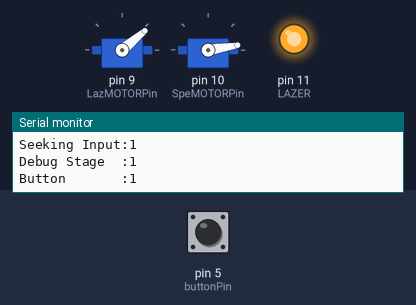
A sketch run on a simulated Arduino Uno, built with avr-gcc and run on an emulated ATmega328P. Parts: 2 × servo, output pins drawn as LEDs (lit = HIGH), the last lines printed to the serial monitor. The inputs (shaded band) are chosen by the test bench; at power-on: pin 5 (buttonPin) HIGH.

Above: at 2.0 s.
2.1 s: pin 5 (buttonPin) pulled LOW for 0.35 s
At 5.3 s:
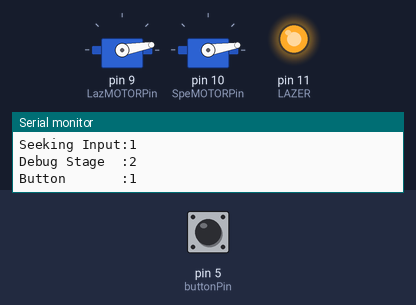
5.4 s: pin 5 (buttonPin) pulled LOW for 1 s
At 6.3 s:
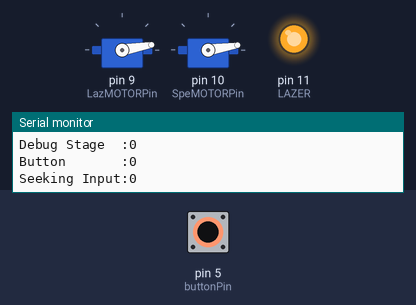
9.4 s: pin 5 (buttonPin) pulled LOW for 0.35 s
At 9.55 s:
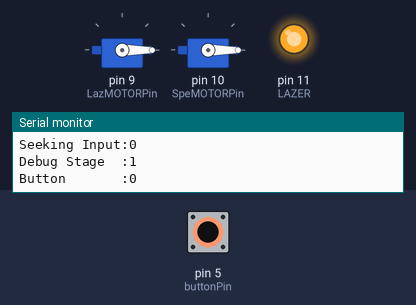
12.7 s: pin 5 (buttonPin) pulled LOW for 3.2 s
At 13.13 s:
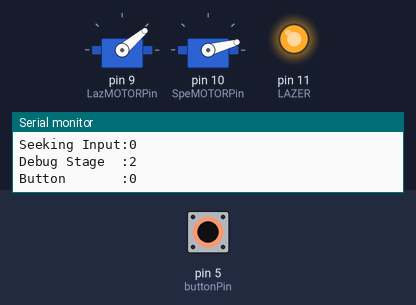
18.9 s: pin 5 (buttonPin) driven LOW
At 18.9 s:
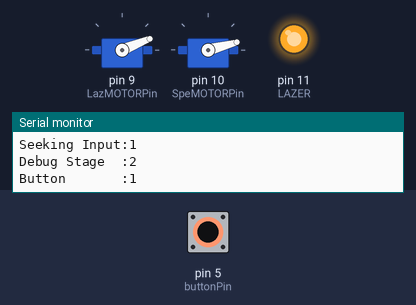
21.9 s: pin 5 (buttonPin) pulsed HIGH 2 times (0.12 s each, 0.3 s apart)
At 26.41 s:
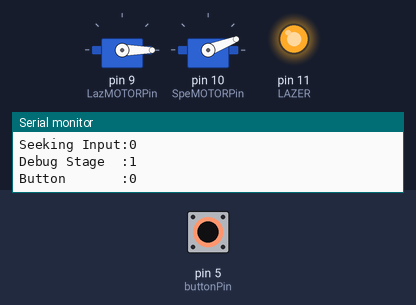
Timing chart, 0 to 32.1 s (numbered marks = the images above; inputs shaded):
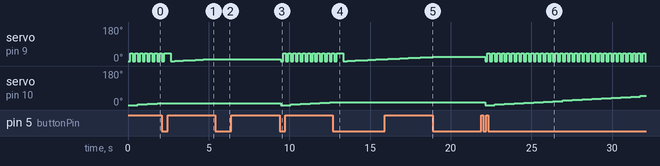

The sketch:

MakerNano2.ino
```cpp
#include <Servo.h>
Servo LazMOTOR;
Servo SpeMOTOR;
int ang = 0;

#define LAZER 11
#define LazMOTORPin 9
#define SpeMOTORPin 10
#define buttonPin 5

int buttonState = 0;
int debugStage  = 1;
boolean seekingInput = true;

int speAngle = 0;
int lazAngle = 0;

void setup() {
  // put your setup code here, to run once:
  LazMOTOR.attach(LazMOTORPin);
  SpeMOTOR.attach(SpeMOTORPin);
  LazMOTOR.write(0);
  SpeMOTOR.write(0);
  pinMode(LAZER, OUTPUT);
  digitalWrite(LAZER, HIGH);

  pinMode(buttonPin, INPUT_PULLUP);

  Serial.begin(9600);
}

void loop() {
  if (debugStage == 0)
  {
    speAngle = 0;
  }
  if (debugStage == 1)
  {
    SpeMOTOR.write(speAngle);
    lazAngle = 0;
    LazMOTOR.write(lazAngle);
    delay(150);
    lazAngle = 40;
    LazMOTOR.write(lazAngle);
    delay(150);
    lazAngle = 0;
    LazMOTOR.write(lazAngle);
    delay(150);
    lazAngle = 40;
    LazMOTOR.write(lazAngle);
    delay(150);

    speAngle += 3;
    speAngle %= 180;
  }
  if (debugStage == 2)
  {
    LazMOTOR.write(lazAngle);
    lazAngle += 1;
    delay(250);
    if (lazAngle > 40)
    {
      lazAngle = 0;
    }
  }


  if (seekingInput)
  {
    if (digitalRead(buttonPin) == LOW)
    {
      debugStage += 1;
      debugStage %= 3;
      seekingInput = false;
    }
  } else if (digitalRead(buttonPin) == HIGH)
  {
    seekingInput = true;
  }
  Serial.println("Seeking Input:" + String(seekingInput));
  Serial.println("Debug Stage  :" + String(debugStage));
  Serial.println("Button       :" + String(digitalRead(buttonPin)));
  Serial.println("");
}
```

Measured:
- after the input at 2.1 s, servo on pin 10 (SpeMOTORPin): stays 9° (without the input it goes to 12° after 0.31 s)
- after the input at 5.4 s, servo on pin 9 (LazMOTORPin): stays 10° (without the input it goes to 11° after 0.02 s)
- after the input at 9.4 s, servo on pin 9 (LazMOTORPin): alternates 40° for 0.15 s and 0° for 0.15 s, starting after 0.08 s; servo on pin 10 (SpeMOTORPin): 9° → 0° after 0.08 s, → 3° 0.60 s later, → 6° 0.60 s later, → 9° 0.60 s later, … (6 changes in this stretch)
- after the input at 12.7 s, servo on pin 10 (SpeMOTORPin): stays 15° (without the input it goes to 18° after 0.39 s)
- after the input at 18.9 s, servo on pin 9 (LazMOTORPin): stays 22° (without the input it goes to 23° after 0.21 s)
- after the input at 21.9 s, servo on pin 9 (LazMOTORPin): alternates 40° for 0.15 s and 0° for 0.15 s, starting after 0.23 s; servo on pin 10 (SpeMOTORPin): 15° → 0° after 0.23 s, → 3° 0.60 s later, → 6° 0.60 s later, → 9° 0.60 s later, … (17 changes in this stretch)
- by itself, servo on pin 9 (LazMOTORPin): ramps from 0° to 40° and jumps back, once every 0.55 s
